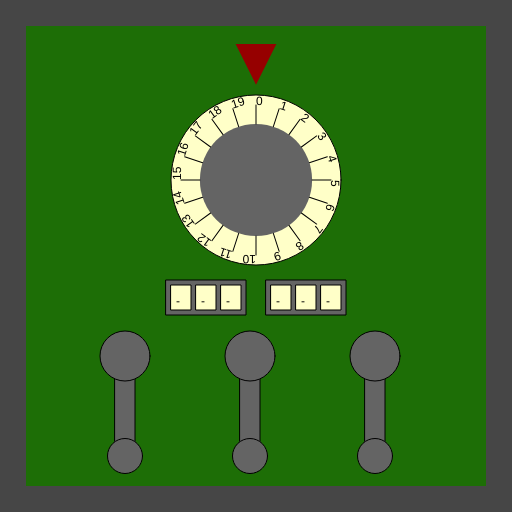
Frame 1 (no input)
Frame 60 (no input): identical to frame 1, image omitted
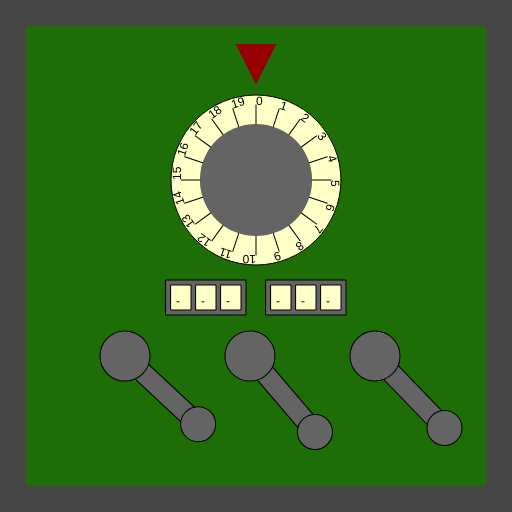
Frame 120 (the mouse pressed at the canvas centre since frame 60)

The p5.js sketch that drew these frames (run headless with seeded random() and noise() and a simulated clock; from frame 60 on, the mouse is pressed at the canvas centre):

// p5.js sketch
// ── sketch.js
/*

Officer: 6319957
CaseNum: 303-3-40431416-6319957

Case 303 - The Case of the Crooked Attorney
Stage 4 - The Courthouse

Torvalds has his final safe in his courthouse chambers. Luckily there is a court case proceeding.
You can sneak into his chambers whilst he makes his closing statement.

Crack the safe by doing the following:

	When any key is released:
	- Use the 'random' function to produce random values ranging from 2 to 12.
	- Assign the output to Secret_locker_valA

	When any key is released:
	- Use the 'random' function to produce random values ranging from 3 to 13.
	- Assign the output to Secret_locker_valB

	When any key is pressed:
	- Make Secret_locker_valC equal to the value of 'keyCode'

	When the mouse button is pressed:
	- Use the 'map' function to scale mouseY to values ranging from 19 to 75.
	- Assign the output to Secret_locker_valD

	When the mouse button is pressed:
	- Use the 'map' function to scale mouseY to values ranging from 12 to 69.
	- Assign the output to Secret_locker_valE

	When the mouse button is pressed:
	- Use the 'map' function to scale mouseY to values ranging from 16 to 72.
	- Assign the output to Secret_locker_valF



This time you'll need to create the relevant event handlers yourself.

There are many possible ways of investigating this case, but you
should use ONLY the following commands:

	- The assignment operator aka. the equals sign !
	- mouseX, mouseY
	- key, keyCode
	- random
	- map

*/

//declare the variables

var Secret_locker_valA;
var Secret_locker_valB;
var Secret_locker_valC;
var Secret_locker_valD;
var Secret_locker_valE;
var Secret_locker_valF;

function preload() {
  //IMAGES WILL BE LOADED HERE
}

function setup() {
  createCanvas(512, 512);

  //initialise the variables
  Secret_locker_valA = 0;
  Secret_locker_valB = "";
  Secret_locker_valC = "";
  Secret_locker_valD = 0;
  Secret_locker_valE = 0;
  Secret_locker_valF = 0;
}

///////////////////EVENT HANDLERS///////////////////

//Create event handlers here to open the safe ...
function keyReleased() {
  Secret_locker_valA = random(2, 12);
  Secret_locker_valB = random(3, 13);
}

function keyPressed() {
  Secret_locker_valC = keyCode;
}

function mousePressed() {
  Secret_locker_valD = map(mouseY, 0, height, 19, 75);
  Secret_locker_valE = map(mouseY, 0, height, 12, 69);
  Secret_locker_valF = map(mouseY, 0, height, 16, 72);
}

///////////////DO NOT CHANGE CODE BELOW THIS POINT///////////////////

function draw() {
  //Draw the safe door
  background(70);
  noStroke();
  fill(29, 110, 6);
  rect(26, 26, width - 52, width - 52);

  //Draw the combination dial
  push();
  translate(256, 180);
  drawDial(170, Secret_locker_valA, 20);
  pop();

  //Draw the spinners
  push();
  translate(206, 280);
  drawSpinner(3, Secret_locker_valB);
  pop();

  push();
  translate(306, 280);
  drawSpinner(3, Secret_locker_valC);
  pop();

  //Draw the levers
  push();
  translate(125, 356);
  drawLever(Secret_locker_valD);
  pop();

  push();
  translate(250, 356);
  drawLever(Secret_locker_valE);
  pop();

  push();
  translate(375, 356);
  drawLever(Secret_locker_valF);
  pop();
}

function drawDial(diameter, num, maxNum) {
  //the combination lock

  var r = diameter * 0.5;
  var p = r * 0.6;

  stroke(0);
  fill(255, 255, 200);
  ellipse(0, 0, diameter, diameter);
  fill(100);
  noStroke();
  ellipse(0, 0, diameter * 0.66, diameter * 0.66);
  fill(150, 0, 0);
  triangle(-p * 0.4, -r - p, p * 0.4, -r - p, 0, -r - p / 5);

  noStroke();

  push();
  var inc = 360 / maxNum;

  rotate(radians(-num * inc));
  for (var i = 0; i < maxNum; i++) {
    push();
    rotate(radians(i * inc));
    stroke(0);
    line(0, -r * 0.66, 0, -(r - 10));
    noStroke();
    fill(0);
    text(i, 0, -(r - 10));
    pop();
  }

  pop();
}

function drawLever(rot) {
  push();
  rotate(radians(-rot));
  stroke(0);
  fill(100);
  rect(-10, 0, 20, 100);
  ellipse(0, 0, 50, 50);
  ellipse(0, 100, 35, 35);
  pop();
}

function drawSpinner(numSpinners, val) {
  var sw = 20;
  var ow = (sw + 5) * numSpinners + 5;
  stroke(0);
  fill(100);
  rect(-ow / 2, 0, ow, 35);
  if (typeof val == "number") {
    val = floor(val).toString(); //convert to string
  }
  var d = numSpinners - val.length;

  for (var d = numSpinners - val.length; d > 0; d--) {
    val = "-" + val;
  }

  for (var i = 0; i < numSpinners; i++) {
    stroke(0);
    fill(255, 255, 200);
    rect(-ow / 2 + i * (sw + 5) + 5, 5, 20, 25);
    fill(0);
    noStroke();
    text(val[i], -ow / 2 + sw / 2 + i * (sw + 5), 25);
  }
}
